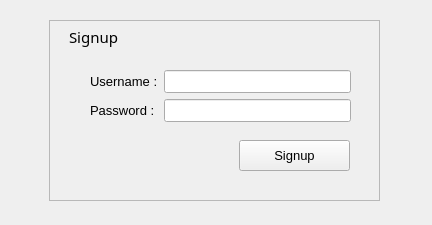
<?xml version="1.0" encoding="UTF-8"?>
<ui version="4.0">
 <class>signup</class>
 <widget class="QWidget" name="signup">
  <property name="geometry">
   <rect>
    <x>0</x>
    <y>0</y>
    <width>432</width>
    <height>225</height>
   </rect>
  </property>
  <property name="windowTitle">
   <string>Signup</string>
  </property>
  <widget class="QWidget" name="layoutWidget">
   <property name="geometry">
    <rect>
     <x>90</x>
     <y>70</y>
     <width>261</width>
     <height>81</height>
    </rect>
   </property>
   <property name="font">
    <font>
     <pointsize>10</pointsize>
    </font>
   </property>
   <layout class="QVBoxLayout" name="verticalLayout_2">
    <item>
     <layout class="QVBoxLayout" name="verticalLayout">
      <item>
       <layout class="QHBoxLayout" name="horizontalLayout">
        <item>
         <widget class="QLabel" name="usernameLabel_signup">
          <property name="font">
           <font>
            <pointsize>10</pointsize>
           </font>
          </property>
          <property name="text">
           <string>Username :</string>
          </property>
         </widget>
        </item>
        <item>
         <widget class="QLineEdit" name="usernameLineEdit_signup">
          <property name="font">
           <font>
            <pointsize>10</pointsize>
           </font>
          </property>
         </widget>
        </item>
       </layout>
      </item>
      <item>
       <layout class="QFormLayout" name="formLayout_5">
        <item row="0" column="0">
         <widget class="QLabel" name="passwordLabel_signup">
          <property name="font">
           <font>
            <pointsize>10</pointsize>
           </font>
          </property>
          <property name="text">
           <string>Password : </string>
          </property>
         </widget>
        </item>
        <item row="0" column="1">
         <widget class="QLineEdit" name="passwordLineEdit_signup">
          <property name="font">
           <font>
            <pointsize>10</pointsize>
           </font>
          </property>
         </widget>
        </item>
       </layout>
      </item>
     </layout>
    </item>
   </layout>
  </widget>
  <widget class="QFrame" name="frame">
   <property name="geometry">
    <rect>
     <x>49</x>
     <y>20</y>
     <width>331</width>
     <height>181</height>
    </rect>
   </property>
   <property name="font">
    <font>
     <pointsize>10</pointsize>
    </font>
   </property>
   <property name="frameShape">
    <enum>QFrame::StyledPanel</enum>
   </property>
   <property name="frameShadow">
    <enum>QFrame::Raised</enum>
   </property>
   <widget class="QLabel" name="label">
    <property name="geometry">
     <rect>
      <x>20</x>
      <y>0</y>
      <width>269</width>
      <height>33</height>
     </rect>
    </property>
    <property name="font">
     <font>
      <family>Umpush</family>
      <pointsize>11</pointsize>
      <weight>50</weight>
      <italic>false</italic>
      <bold>false</bold>
     </font>
    </property>
    <property name="text">
     <string>Signup</string>
    </property>
   </widget>
   <widget class="QPushButton" name="pushButton_signup">
    <property name="geometry">
     <rect>
      <x>190</x>
      <y>120</y>
      <width>111</width>
      <height>31</height>
     </rect>
    </property>
    <property name="font">
     <font>
      <pointsize>10</pointsize>
     </font>
    </property>
    <property name="text">
     <string>Signup</string>
    </property>
   </widget>
  </widget>
  <widget class="QLabel" name="background">
   <property name="geometry">
    <rect>
     <x>-10</x>
     <y>-10</y>
     <width>451</width>
     <height>241</height>
    </rect>
   </property>
   <property name="font">
    <font>
     <pointsize>10</pointsize>
    </font>
   </property>
   <property name="text">
    <string/>
   </property>
  </widget>
  <zorder>background</zorder>
  <zorder>frame</zorder>
  <zorder>layoutWidget</zorder>
 </widget>
 <resources/>
 <connections/>
</ui>
